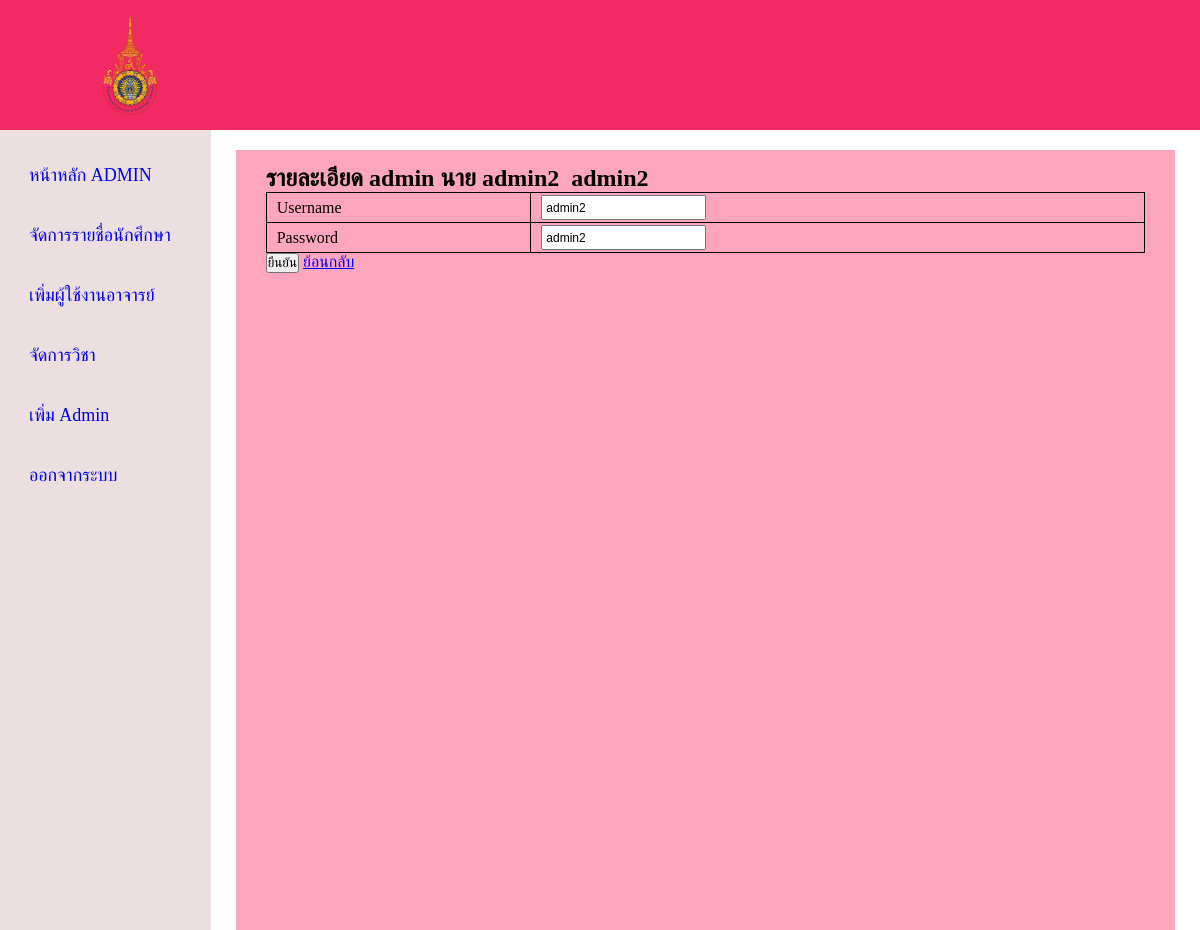
/admin/edit-admin.php?GetID=55 (signed in), run on the app's committed database.
### tables this page shows
CREATE TABLE `admin_list` (
  `Admin_id` int(11) NOT NULL,
  `User_id` int(11) NOT NULL,
  `Prefix` text NOT NULL,
  `Fname` varchar(100) NOT NULL,
  `Lname` varchar(100) NOT NULL
);

CREATE TABLE `user` (
  `User_id` int(11) NOT NULL,
  `Username` varchar(50) NOT NULL,
  `Password` varchar(30) NOT NULL,
  `Role` enum('admin','student','teacher') NOT NULL
);

### admin/edit-admin.php (the view, shortened to what this page needs)
<?php
require '../connect.php';
$id = $_GET['GetID'];
$query = "SELECT * FROM admin_list LEFT JOIN user on admin_list.User_id = user.User_id WHERE admin_list.User_id = $id";
$result = mysqli_query($connect,$query);
$row = $result->fetch_assoc();
?>
<!DOCTYPE html>
<html lang="en">
<head>
    <link rel='stylesheet' type='text/css' media='screen' href='styleadmin.css'>
</head>
<body>
<header class="header">
        <img src="../picture/มหาวิทยาลัยเทคโนโลยีราชมงคลตะวันออก.png" class="logo">
        </header>
        <div class="container">
            <nav class="sidebar">
                <div class="menu-bar">
                    <div class="menu">
                        <ul class="menu-links">
                            <li class="link">
                                <a href ="admin_home.php">
                                    <span class="text nav-text">หน้าหลัก ADMIN</span>
                                </a>
                            </li>
                            <li class="link">
                                <a href ="admin_manageStd.php">
                                    <span class="text nav-text">จัดการรายชื่อนักศึกษา</span>
                                </a>
                            </li>
                            <li class="link">
                                <a href ="add-user-teacher.php">
                                    <span class="text nav-text">เพิ่มผู้ใช้งานอาจารย์</span>
                                </a>
                            </li>
                            <li class="link">
                                <a href ="Admin_manageSub.php">
                                    <span class="text nav-text">จัดการวิชา</span>
                                </a>
                            </li>
                            <li class="link">
                                <a href ="add-admin.php">
                                    <span class="text nav-text">เพิ่ม Admin</span>
                                </a>
                            </li>
                            <li class="link">
                                <a href ="logout.php">
                                    <span class="text nav-text">ออกจากระบบ</span>
                                </a>
                            </li>
                        </ul>
                    </div>
                </div>
            </nav>
            <section class="home">
                <div class= "container-box">
                    <h2>รายละเอียด admin <?php echo $row['Prefix']; echo '&nbsp'; echo $row['Fname']; echo '&nbsp&nbsp'; echo $row['Lname'];?></h2>
                    <form action = "" Method = "POST">
                    <table>
                        <tr>
                            <td>Username</td>
                            <td><input type = "text" name = "username" value = "<?php echo $row['Username'] ?>" required></td>
                        </tr>
                        <tr>
                            <td>Password</td>
                            <td><input type = "text" name = "password" value = "<?php echo $row['Password'] ?>" required></td>
                        </tr>
                    </table>
                    <input type = "submit" name ='submit' value = ยืนยัน>
                    <a href = "add-admin.php">ย้อนกลับ</a>
                </div>
            </section>
</body>
</html>

### admin/styleadmin.css (style rules this page uses)
* { margin: 0; padding: 0; box-sizing: border-box; }
.header { display: flex; align-items: center; justify-content: space-between; background-color: #f32963; padding: 15px 80px; }
.logo { width: 100px; height: 100px; object-fit: contain; }
.container { display: flex; }
.sidebar { top: 0; left: 0; height: 100vh; width: 250px; padding: 10px 14px; background-color: rgba(228, 211, 211, 0.719); }
.sidebar li { height: 50px; margin-top: 10px; display: flex; list-style: none; align-items: center; font-size: 18px; }
.sidebar li a { width: 100%; height: 100%; padding-left: 15px; display: flex; align-items: center; text-decoration: none; border-radius: 5px; }
.menu-bar { width: 100%; }
.home { display: flex; justify-content: center; height: 100vh; width: 100%; }
.container-box { margin-top: 20px; padding: 15px 30px; width: 95%; background-color: #ffa6bf; }
table { width: 100%; border-collapse: collapse; }
td { height: 30px; padding-left: 10px; border:1px solid; vertical-align: center; }
td input { font-size: 12px; height: 25px; padding: 2px 3px; }

### data on the page
admin_list: Prefix "นาย", Fname "admin2", Lname "admin2", username "admin2", password "admin2"
